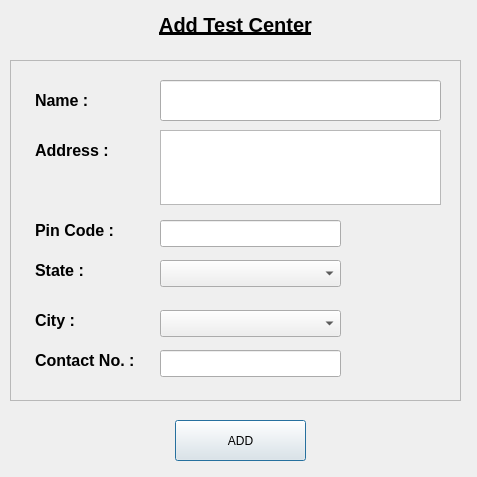
<?xml version="1.0" encoding="UTF-8"?>
<ui version="4.0">
 <class>addTestCenter</class>
 <widget class="QDialog" name="addTestCenter">
  <property name="geometry">
   <rect>
    <x>0</x>
    <y>0</y>
    <width>477</width>
    <height>477</height>
   </rect>
  </property>
  <property name="windowTitle">
   <string> </string>
  </property>
  <widget class="QLabel" name="title">
   <property name="geometry">
    <rect>
     <x>10</x>
     <y>0</y>
     <width>451</width>
     <height>51</height>
    </rect>
   </property>
   <property name="text">
    <string>&lt;html&gt;&lt;head/&gt;&lt;body&gt;&lt;p align=&quot;center&quot;&gt;&lt;span style=&quot; font-size:15pt; font-weight:600; text-decoration: underline;&quot;&gt;Add Test Center&lt;/span&gt;&lt;/p&gt;&lt;/body&gt;&lt;/html&gt;</string>
   </property>
  </widget>
  <widget class="QFrame" name="frame">
   <property name="geometry">
    <rect>
     <x>10</x>
     <y>60</y>
     <width>451</width>
     <height>341</height>
    </rect>
   </property>
   <property name="styleSheet">
    <string notr="true"/>
   </property>
   <property name="frameShape">
    <enum>QFrame::StyledPanel</enum>
   </property>
   <property name="frameShadow">
    <enum>QFrame::Raised</enum>
   </property>
   <widget class="QLabel" name="nameLabel">
    <property name="geometry">
     <rect>
      <x>25</x>
      <y>20</y>
      <width>81</width>
      <height>41</height>
     </rect>
    </property>
    <property name="text">
     <string>&lt;html&gt;&lt;head/&gt;&lt;body&gt;&lt;p&gt;&lt;span style=&quot; font-size:12pt; font-weight:600;&quot;&gt;Name :&lt;/span&gt;&lt;/p&gt;&lt;/body&gt;&lt;/html&gt;</string>
    </property>
   </widget>
   <widget class="QLineEdit" name="name">
    <property name="geometry">
     <rect>
      <x>150</x>
      <y>20</y>
      <width>281</width>
      <height>41</height>
     </rect>
    </property>
   </widget>
   <widget class="QLabel" name="addressLabel">
    <property name="geometry">
     <rect>
      <x>25</x>
      <y>70</y>
      <width>91</width>
      <height>41</height>
     </rect>
    </property>
    <property name="text">
     <string>&lt;html&gt;&lt;head/&gt;&lt;body&gt;&lt;p&gt;&lt;span style=&quot; font-size:12pt; font-weight:600;&quot;&gt;Address :&lt;/span&gt;&lt;/p&gt;&lt;/body&gt;&lt;/html&gt;</string>
    </property>
   </widget>
   <widget class="QLabel" name="contactLabel">
    <property name="geometry">
     <rect>
      <x>25</x>
      <y>280</y>
      <width>131</width>
      <height>41</height>
     </rect>
    </property>
    <property name="text">
     <string>&lt;html&gt;&lt;head/&gt;&lt;body&gt;&lt;p&gt;&lt;span style=&quot; font-size:12pt; font-weight:600;&quot;&gt;Contact No. :&lt;/span&gt;&lt;/p&gt;&lt;/body&gt;&lt;/html&gt;</string>
    </property>
   </widget>
   <widget class="QLabel" name="stateLabel">
    <property name="geometry">
     <rect>
      <x>25</x>
      <y>190</y>
      <width>61</width>
      <height>41</height>
     </rect>
    </property>
    <property name="text">
     <string>&lt;html&gt;&lt;head/&gt;&lt;body&gt;&lt;p&gt;&lt;span style=&quot; font-size:12pt; font-weight:600;&quot;&gt;State :&lt;/span&gt;&lt;/p&gt;&lt;/body&gt;&lt;/html&gt;</string>
    </property>
   </widget>
   <widget class="QLabel" name="pinCodeLabel">
    <property name="geometry">
     <rect>
      <x>25</x>
      <y>150</y>
      <width>91</width>
      <height>41</height>
     </rect>
    </property>
    <property name="text">
     <string>&lt;html&gt;&lt;head/&gt;&lt;body&gt;&lt;p&gt;&lt;span style=&quot; font-size:12pt; font-weight:600;&quot;&gt;Pin Code :&lt;/span&gt;&lt;/p&gt;&lt;/body&gt;&lt;/html&gt;</string>
    </property>
   </widget>
   <widget class="QLabel" name="cityLabel">
    <property name="geometry">
     <rect>
      <x>25</x>
      <y>240</y>
      <width>61</width>
      <height>41</height>
     </rect>
    </property>
    <property name="text">
     <string>&lt;html&gt;&lt;head/&gt;&lt;body&gt;&lt;p&gt;&lt;span style=&quot; font-size:12pt; font-weight:600;&quot;&gt;City :&lt;/span&gt;&lt;/p&gt;&lt;/body&gt;&lt;/html&gt;</string>
    </property>
   </widget>
   <widget class="QTextEdit" name="address">
    <property name="geometry">
     <rect>
      <x>150</x>
      <y>70</y>
      <width>281</width>
      <height>75</height>
     </rect>
    </property>
   </widget>
   <widget class="QLineEdit" name="pinCode">
    <property name="geometry">
     <rect>
      <x>150</x>
      <y>160</y>
      <width>181</width>
      <height>27</height>
     </rect>
    </property>
   </widget>
   <widget class="QLineEdit" name="contact">
    <property name="geometry">
     <rect>
      <x>150</x>
      <y>290</y>
      <width>181</width>
      <height>27</height>
     </rect>
    </property>
    <property name="inputMethodHints">
     <set>Qt::ImhNone</set>
    </property>
   </widget>
   <widget class="QComboBox" name="state">
    <property name="geometry">
     <rect>
      <x>150</x>
      <y>200</y>
      <width>181</width>
      <height>27</height>
     </rect>
    </property>
   </widget>
   <widget class="QComboBox" name="city">
    <property name="geometry">
     <rect>
      <x>150</x>
      <y>250</y>
      <width>181</width>
      <height>27</height>
     </rect>
    </property>
   </widget>
  </widget>
  <widget class="QPushButton" name="addButton">
   <property name="geometry">
    <rect>
     <x>175</x>
     <y>420</y>
     <width>131</width>
     <height>41</height>
    </rect>
   </property>
   <property name="text">
    <string>ADD</string>
   </property>
  </widget>
 </widget>
 <resources/>
 <connections/>
</ui>
